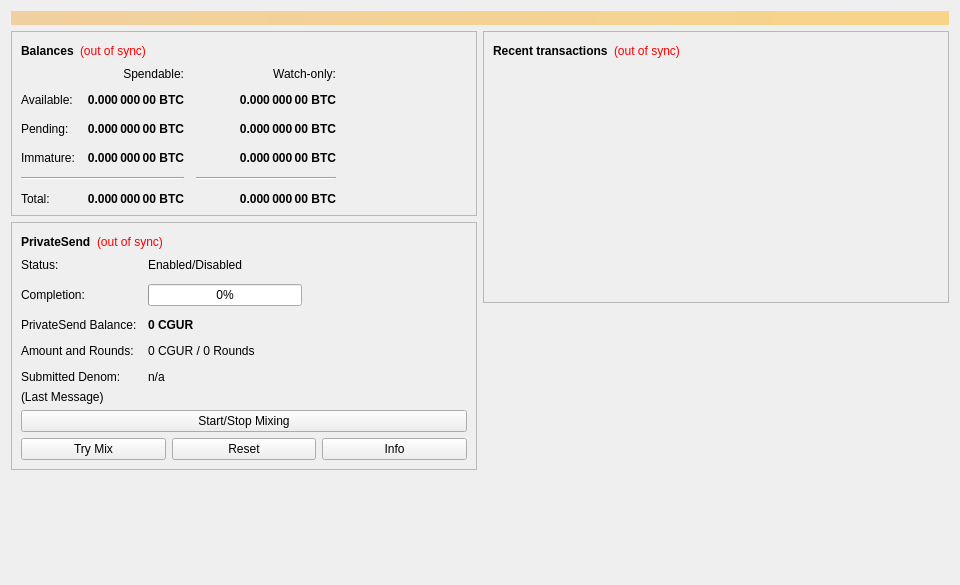
<?xml version="1.0" encoding="UTF-8"?>
<ui version="4.0">
 <class>OverviewPage</class>
 <widget class="QWidget" name="OverviewPage">
  <property name="geometry">
   <rect>
    <x>0</x>
    <y>0</y>
    <width>960</width>
    <height>585</height>
   </rect>
  </property>
  <property name="minimumSize">
   <size>
    <width>960</width>
    <height>0</height>
   </size>
  </property>
  <property name="windowTitle">
   <string>Form</string>
  </property>
  <layout class="QVBoxLayout" name="topLayout">
   <item>
    <widget class="QLabel" name="labelAlerts">
     <property name="visible">
      <bool>false</bool>
     </property>
     <property name="styleSheet">
      <string notr="true">QLabel { background-color: qlineargradient(x1: 0, y1: 0, x2: 1, y2: 0, stop:0 #F0D0A0, stop:1 #F8D488); color:#000000; }</string>
     </property>
     <property name="wordWrap">
      <bool>true</bool>
     </property>
     <property name="margin">
      <number>3</number>
     </property>
     <property name="textInteractionFlags">
      <set>Qt::TextSelectableByMouse</set>
     </property>
    </widget>
   </item>
   <item>
    <layout class="QHBoxLayout" name="horizontalLayout" stretch="1,1">
     <item>
      <layout class="QVBoxLayout" name="verticalLayout_2">
       <item>
        <widget class="QFrame" name="frame">
         <property name="frameShape">
          <enum>QFrame::StyledPanel</enum>
         </property>
         <property name="frameShadow">
          <enum>QFrame::Raised</enum>
         </property>
         <layout class="QVBoxLayout" name="verticalLayout_4">
          <item>
           <layout class="QHBoxLayout" name="horizontalLayout_4">
            <item>
             <widget class="QLabel" name="label_5">
              <property name="font">
               <font>
                <weight>75</weight>
                <bold>true</bold>
               </font>
              </property>
              <property name="text">
               <string>Balances</string>
              </property>
             </widget>
            </item>
            <item>
             <widget class="QLabel" name="labelWalletStatus">
              <property name="toolTip">
               <string>The displayed information may be out of date. Your wallet automatically synchronizes with the AllCoinGuru network after a connection is established, but this process has not completed yet.</string>
              </property>
              <property name="styleSheet">
               <string notr="true">QLabel { color: red; }</string>
              </property>
              <property name="text">
               <string notr="true">(out of sync)</string>
              </property>
              <property name="alignment">
               <set>Qt::AlignLeading|Qt::AlignLeft|Qt::AlignVCenter</set>
              </property>
             </widget>
            </item>
            <item>
             <spacer name="horizontalSpacer_3">
              <property name="orientation">
               <enum>Qt::Horizontal</enum>
              </property>
              <property name="sizeHint" stdset="0">
               <size>
                <width>40</width>
                <height>20</height>
               </size>
              </property>
             </spacer>
            </item>
           </layout>
          </item>
          <item>
           <layout class="QGridLayout" name="gridLayout">
            <property name="spacing">
             <number>12</number>
            </property>
            <item row="2" column="2">
             <widget class="QLabel" name="labelWatchPending">
              <property name="font">
               <font>
                <weight>75</weight>
                <bold>true</bold>
               </font>
              </property>
              <property name="cursor">
               <cursorShape>IBeamCursor</cursorShape>
              </property>
              <property name="toolTip">
               <string>Unconfirmed transactions to watch-only addresses</string>
              </property>
              <property name="text">
               <string notr="true">0.000 000 00 BTC</string>
              </property>
              <property name="alignment">
               <set>Qt::AlignRight|Qt::AlignTrailing|Qt::AlignVCenter</set>
              </property>
              <property name="textInteractionFlags">
               <set>Qt::LinksAccessibleByMouse|Qt::TextSelectableByKeyboard|Qt::TextSelectableByMouse</set>
              </property>
             </widget>
            </item>
            <item row="2" column="1">
             <widget class="QLabel" name="labelUnconfirmed">
              <property name="font">
               <font>
                <weight>75</weight>
                <bold>true</bold>
               </font>
              </property>
              <property name="cursor">
               <cursorShape>IBeamCursor</cursorShape>
              </property>
              <property name="toolTip">
               <string>Total of transactions that have yet to be confirmed, and do not yet count toward the spendable balance</string>
              </property>
              <property name="text">
               <string notr="true">0.000 000 00 BTC</string>
              </property>
              <property name="alignment">
               <set>Qt::AlignRight|Qt::AlignTrailing|Qt::AlignVCenter</set>
              </property>
              <property name="textInteractionFlags">
               <set>Qt::LinksAccessibleByMouse|Qt::TextSelectableByKeyboard|Qt::TextSelectableByMouse</set>
              </property>
             </widget>
            </item>
            <item row="3" column="2">
             <widget class="QLabel" name="labelWatchImmature">
              <property name="font">
               <font>
                <weight>75</weight>
                <bold>true</bold>
               </font>
              </property>
              <property name="cursor">
               <cursorShape>IBeamCursor</cursorShape>
              </property>
              <property name="toolTip">
               <string>Mined balance in watch-only addresses that has not yet matured</string>
              </property>
              <property name="text">
               <string notr="true">0.000 000 00 BTC</string>
              </property>
              <property name="alignment">
               <set>Qt::AlignRight|Qt::AlignTrailing|Qt::AlignVCenter</set>
              </property>
              <property name="textInteractionFlags">
               <set>Qt::LinksAccessibleByMouse|Qt::TextSelectableByKeyboard|Qt::TextSelectableByMouse</set>
              </property>
             </widget>
            </item>
            <item row="4" column="0" colspan="2">
             <widget class="Line" name="lineSpendableBalance">
              <property name="orientation">
               <enum>Qt::Horizontal</enum>
              </property>
             </widget>
            </item>
            <item row="4" column="2">
             <widget class="Line" name="lineWatchBalance">
              <property name="sizePolicy">
               <sizepolicy hsizetype="Preferred" vsizetype="Fixed">
                <horstretch>0</horstretch>
                <verstretch>0</verstretch>
               </sizepolicy>
              </property>
              <property name="minimumSize">
               <size>
                <width>140</width>
                <height>0</height>
               </size>
              </property>
              <property name="orientation">
               <enum>Qt::Horizontal</enum>
              </property>
             </widget>
            </item>
            <item row="5" column="0">
             <widget class="QLabel" name="labelTotalText">
              <property name="text">
               <string>Total:</string>
              </property>
             </widget>
            </item>
            <item row="3" column="1">
             <widget class="QLabel" name="labelImmature">
              <property name="font">
               <font>
                <weight>75</weight>
                <bold>true</bold>
               </font>
              </property>
              <property name="cursor">
               <cursorShape>IBeamCursor</cursorShape>
              </property>
              <property name="toolTip">
               <string>Mined balance that has not yet matured</string>
              </property>
              <property name="text">
               <string notr="true">0.000 000 00 BTC</string>
              </property>
              <property name="alignment">
               <set>Qt::AlignRight|Qt::AlignTrailing|Qt::AlignVCenter</set>
              </property>
              <property name="textInteractionFlags">
               <set>Qt::LinksAccessibleByMouse|Qt::TextSelectableByKeyboard|Qt::TextSelectableByMouse</set>
              </property>
             </widget>
            </item>
            <item row="2" column="3">
             <spacer name="horizontalSpacer_2">
              <property name="orientation">
               <enum>Qt::Horizontal</enum>
              </property>
              <property name="sizeHint" stdset="0">
               <size>
                <width>40</width>
                <height>20</height>
               </size>
              </property>
             </spacer>
            </item>
            <item row="3" column="0">
             <widget class="QLabel" name="labelImmatureText">
              <property name="text">
               <string>Immature:</string>
              </property>
             </widget>
            </item>
            <item row="5" column="1">
             <widget class="QLabel" name="labelTotal">
              <property name="font">
               <font>
                <weight>75</weight>
                <bold>true</bold>
               </font>
              </property>
              <property name="cursor">
               <cursorShape>IBeamCursor</cursorShape>
              </property>
              <property name="toolTip">
               <string>Your current total balance</string>
              </property>
              <property name="text">
               <string notr="true">0.000 000 00 BTC</string>
              </property>
              <property name="alignment">
               <set>Qt::AlignRight|Qt::AlignTrailing|Qt::AlignVCenter</set>
              </property>
              <property name="textInteractionFlags">
               <set>Qt::LinksAccessibleByMouse|Qt::TextSelectableByKeyboard|Qt::TextSelectableByMouse</set>
              </property>
             </widget>
            </item>
            <item row="5" column="2">
             <widget class="QLabel" name="labelWatchTotal">
              <property name="font">
               <font>
                <weight>75</weight>
                <bold>true</bold>
               </font>
              </property>
              <property name="cursor">
               <cursorShape>IBeamCursor</cursorShape>
              </property>
              <property name="toolTip">
               <string>Current total balance in watch-only addresses</string>
              </property>
              <property name="text">
               <string notr="true">0.000 000 00 BTC</string>
              </property>
              <property name="alignment">
               <set>Qt::AlignRight|Qt::AlignTrailing|Qt::AlignVCenter</set>
              </property>
              <property name="textInteractionFlags">
               <set>Qt::LinksAccessibleByMouse|Qt::TextSelectableByKeyboard|Qt::TextSelectableByMouse</set>
              </property>
             </widget>
            </item>
            <item row="0" column="2">
             <widget class="QLabel" name="labelWatchonly">
              <property name="text">
               <string>Watch-only:</string>
              </property>
              <property name="alignment">
               <set>Qt::AlignRight|Qt::AlignTrailing|Qt::AlignVCenter</set>
              </property>
             </widget>
            </item>
            <item row="1" column="0">
             <widget class="QLabel" name="labelBalanceText">
              <property name="text">
               <string>Available:</string>
              </property>
             </widget>
            </item>
            <item row="1" column="1">
             <widget class="QLabel" name="labelBalance">
              <property name="font">
               <font>
                <weight>75</weight>
                <bold>true</bold>
               </font>
              </property>
              <property name="cursor">
               <cursorShape>IBeamCursor</cursorShape>
              </property>
              <property name="toolTip">
               <string>Your current spendable balance</string>
              </property>
              <property name="text">
               <string notr="true">0.000 000 00 BTC</string>
              </property>
              <property name="alignment">
               <set>Qt::AlignRight|Qt::AlignTrailing|Qt::AlignVCenter</set>
              </property>
              <property name="textInteractionFlags">
               <set>Qt::LinksAccessibleByMouse|Qt::TextSelectableByKeyboard|Qt::TextSelectableByMouse</set>
              </property>
             </widget>
            </item>
            <item row="1" column="2">
             <widget class="QLabel" name="labelWatchAvailable">
              <property name="font">
               <font>
                <weight>75</weight>
                <bold>true</bold>
               </font>
              </property>
              <property name="cursor">
               <cursorShape>IBeamCursor</cursorShape>
              </property>
              <property name="toolTip">
               <string>Your current balance in watch-only addresses</string>
              </property>
              <property name="text">
               <string notr="true">0.000 000 00 BTC</string>
              </property>
              <property name="alignment">
               <set>Qt::AlignRight|Qt::AlignTrailing|Qt::AlignVCenter</set>
              </property>
              <property name="textInteractionFlags">
               <set>Qt::LinksAccessibleByMouse|Qt::TextSelectableByKeyboard|Qt::TextSelectableByMouse</set>
              </property>
             </widget>
            </item>
            <item row="2" column="0">
             <widget class="QLabel" name="labelPendingText">
              <property name="text">
               <string>Pending:</string>
              </property>
             </widget>
            </item>
            <item row="0" column="1">
             <widget class="QLabel" name="labelSpendable">
              <property name="text">
               <string>Spendable:</string>
              </property>
              <property name="alignment">
               <set>Qt::AlignRight|Qt::AlignTrailing|Qt::AlignVCenter</set>
              </property>
             </widget>
            </item>
           </layout>
          </item>
         </layout>
        </widget>
       </item>
       <item>
        <widget class="QFrame" name="framePrivateSend">
         <property name="layoutDirection">
          <enum>Qt::LeftToRight</enum>
         </property>
         <property name="frameShape">
          <enum>QFrame::StyledPanel</enum>
         </property>
         <property name="frameShadow">
          <enum>QFrame::Raised</enum>
         </property>
         <layout class="QVBoxLayout" name="VerticalLayout_PS1">
          <item>
           <layout class="QHBoxLayout" name="horizontalLayout_5">
            <item>
             <widget class="QLabel" name="labelPrivateSendHeader">
              <property name="font">
               <font>
                <weight>75</weight>
                <bold>true</bold>
               </font>
              </property>
              <property name="text">
               <string>PrivateSend</string>
              </property>
             </widget>
            </item>
            <item>
             <widget class="QLabel" name="labelPrivateSendSyncStatus">
              <property name="toolTip">
               <string>The displayed information may be out of date. Your wallet automatically synchronizes with the AllCoinGuru network after a connection is established, but this process has not completed yet.</string>
              </property>
              <property name="styleSheet">
               <string notr="true">QLabel { color: red; }</string>
              </property>
              <property name="text">
               <string notr="true">(out of sync)</string>
              </property>
              <property name="alignment">
               <set>Qt::AlignLeading|Qt::AlignLeft|Qt::AlignVCenter</set>
              </property>
             </widget>
            </item>
            <item>
             <spacer name="horizontalSpacer_4">
              <property name="orientation">
               <enum>Qt::Horizontal</enum>
              </property>
              <property name="sizeHint" stdset="0">
               <size>
                <width>40</width>
                <height>20</height>
               </size>
              </property>
             </spacer>
            </item>
           </layout>
          </item>
          <item>
           <layout class="QFormLayout" name="privateSendFormLayout">
            <property name="fieldGrowthPolicy">
             <enum>QFormLayout::AllNonFixedFieldsGrow</enum>
            </property>
            <property name="horizontalSpacing">
             <number>11</number>
            </property>
            <property name="verticalSpacing">
             <number>12</number>
            </property>
            <item row="0" column="0">
             <widget class="QLabel" name="labelPrivateSendEnabledText">
              <property name="text">
               <string>Status:</string>
              </property>
             </widget>
            </item>
            <item row="0" column="1">
             <widget class="QLabel" name="labelPrivateSendEnabled">
              <property name="text">
               <string>Enabled/Disabled</string>
              </property>
             </widget>
            </item>
            <item row="1" column="0">
             <widget class="QLabel" name="labelCompletitionText">
              <property name="text">
               <string>Completion:</string>
              </property>
             </widget>
            </item>
            <item row="1" column="1">
             <widget class="QProgressBar" name="privateSendProgress">
              <property name="maximumSize">
               <size>
                <width>154</width>
                <height>16777215</height>
               </size>
              </property>
              <property name="value">
               <number>0</number>
              </property>
             </widget>
            </item>
            <item row="2" column="0">
             <widget class="QLabel" name="labelAnonymizedText">
              <property name="text">
               <string>PrivateSend Balance:</string>
              </property>
             </widget>
            </item>
            <item row="2" column="1">
             <widget class="QLabel" name="labelAnonymized">
              <property name="font">
               <font>
                <weight>75</weight>
                <bold>true</bold>
               </font>
              </property>
              <property name="text">
               <string notr="true">0 CGUR</string>
              </property>
             </widget>
            </item>
            <item row="3" column="0">
             <widget class="QLabel" name="labelAmountAndRoundsText">
              <property name="text">
               <string>Amount and Rounds:</string>
              </property>
             </widget>
            </item>
            <item row="3" column="1">
             <widget class="QLabel" name="labelAmountRounds">
              <property name="text">
               <string>0 CGUR / 0 Rounds</string>
              </property>
             </widget>
            </item>
            <item row="4" column="0">
             <widget class="QLabel" name="labelSubmittedDenomText">
              <property name="text">
               <string>Submitted Denom:</string>
              </property>
             </widget>
            </item>
            <item row="4" column="1">
             <widget class="QLabel" name="labelSubmittedDenom">
              <property name="toolTip">
               <string>The denominations you submitted to the Masternode.&lt;br&gt;To mix, other users must submit the exact same denominations.</string>
              </property>
              <property name="text">
               <string>n/a</string>
              </property>
             </widget>
            </item>
           </layout>
          </item>
          <item>
           <layout class="QVBoxLayout" name="VerticalLayout_PS">
            <item>
             <widget class="QLabel" name="labelPrivateSendLastMessage">
              <property name="text">
               <string>(Last Message)</string>
              </property>
              <property name="alignment">
               <set>Qt::AlignLeading|Qt::AlignLeft|Qt::AlignTop</set>
              </property>
              <property name="wordWrap">
               <bool>true</bool>
              </property>
             </widget>
            </item>
            <item>
             <widget class="QPushButton" name="togglePrivateSend">
              <property name="sizePolicy">
               <sizepolicy hsizetype="MinimumExpanding" vsizetype="Fixed">
                <horstretch>0</horstretch>
                <verstretch>0</verstretch>
               </sizepolicy>
              </property>
              <property name="text">
               <string>Start/Stop Mixing</string>
              </property>
             </widget>
            </item>
            <item>
             <layout class="QHBoxLayout" name="horizontalLayout_debugbuttons">
              <item>
               <widget class="QPushButton" name="privateSendAuto">
                <property name="sizePolicy">
                 <sizepolicy hsizetype="MinimumExpanding" vsizetype="Fixed">
                  <horstretch>0</horstretch>
                  <verstretch>0</verstretch>
                 </sizepolicy>
                </property>
                <property name="toolTip">
                 <string>Try to manually submit a PrivateSend request.</string>
                </property>
                <property name="text">
                 <string>Try Mix</string>
                </property>
               </widget>
              </item>
              <item>
               <widget class="QPushButton" name="privateSendReset">
                <property name="sizePolicy">
                 <sizepolicy hsizetype="MinimumExpanding" vsizetype="Fixed">
                  <horstretch>0</horstretch>
                  <verstretch>0</verstretch>
                 </sizepolicy>
                </property>
                <property name="toolTip">
                 <string>Reset the current status of PrivateSend (can interrupt PrivateSend if it's in the process of Mixing, which can cost you money!)</string>
                </property>
                <property name="autoFillBackground">
                 <bool>false</bool>
                </property>
                <property name="text">
                 <string>Reset</string>
                </property>
               </widget>
              </item>
              <item>
               <widget class="QPushButton" name="privateSendInfo">
                <property name="sizePolicy">
                 <sizepolicy hsizetype="MinimumExpanding" vsizetype="Fixed">
                  <horstretch>0</horstretch>
                  <verstretch>0</verstretch>
                 </sizepolicy>
                </property>
                <property name="toolTip">
                 <string>Information about PrivateSend and Mixing</string>
                </property>
                <property name="text">
                 <string>Info</string>
                </property>
               </widget>
              </item>
             </layout>
            </item>
           </layout>
          </item>
         </layout>
        </widget>
       </item>
       <item>
        <spacer name="verticalSpacer">
         <property name="orientation">
          <enum>Qt::Vertical</enum>
         </property>
         <property name="sizeHint" stdset="0">
          <size>
           <width>20</width>
           <height>40</height>
          </size>
         </property>
        </spacer>
       </item>
      </layout>
     </item>
     <item>
      <layout class="QVBoxLayout" name="verticalLayout_3">
       <item>
        <widget class="QFrame" name="frame_2">
         <property name="frameShape">
          <enum>QFrame::StyledPanel</enum>
         </property>
         <property name="frameShadow">
          <enum>QFrame::Raised</enum>
         </property>
         <layout class="QVBoxLayout" name="verticalLayout">
          <item>
           <layout class="QHBoxLayout" name="horizontalLayout_2">
            <item>
             <widget class="QLabel" name="label_4">
              <property name="font">
               <font>
                <weight>75</weight>
                <bold>true</bold>
               </font>
              </property>
              <property name="text">
               <string>Recent transactions</string>
              </property>
             </widget>
            </item>
            <item>
             <widget class="QLabel" name="labelTransactionsStatus">
              <property name="toolTip">
               <string>The displayed information may be out of date. Your wallet automatically synchronizes with the AllCoinGuru network after a connection is established, but this process has not completed yet.</string>
              </property>
              <property name="styleSheet">
               <string notr="true">QLabel { color: red; }</string>
              </property>
              <property name="text">
               <string notr="true">(out of sync)</string>
              </property>
              <property name="alignment">
               <set>Qt::AlignLeading|Qt::AlignLeft|Qt::AlignVCenter</set>
              </property>
             </widget>
            </item>
            <item>
             <spacer name="horizontalSpacer">
              <property name="orientation">
               <enum>Qt::Horizontal</enum>
              </property>
              <property name="sizeHint" stdset="0">
               <size>
                <width>40</width>
                <height>20</height>
               </size>
              </property>
             </spacer>
            </item>
           </layout>
          </item>
          <item>
           <widget class="QListView" name="listTransactions">
            <property name="styleSheet">
             <string notr="true">QListView { background: transparent; }</string>
            </property>
            <property name="frameShape">
             <enum>QFrame::NoFrame</enum>
            </property>
            <property name="verticalScrollBarPolicy">
             <enum>Qt::ScrollBarAlwaysOff</enum>
            </property>
            <property name="horizontalScrollBarPolicy">
             <enum>Qt::ScrollBarAlwaysOff</enum>
            </property>
            <property name="selectionMode">
             <enum>QAbstractItemView::NoSelection</enum>
            </property>
           </widget>
          </item>
         </layout>
        </widget>
       </item>
       <item>
        <spacer name="verticalSpacer_2">
         <property name="orientation">
          <enum>Qt::Vertical</enum>
         </property>
         <property name="sizeHint" stdset="0">
          <size>
           <width>20</width>
           <height>40</height>
          </size>
         </property>
        </spacer>
       </item>
      </layout>
     </item>
    </layout>
   </item>
  </layout>
 </widget>
 <resources/>
 <connections/>
</ui>
